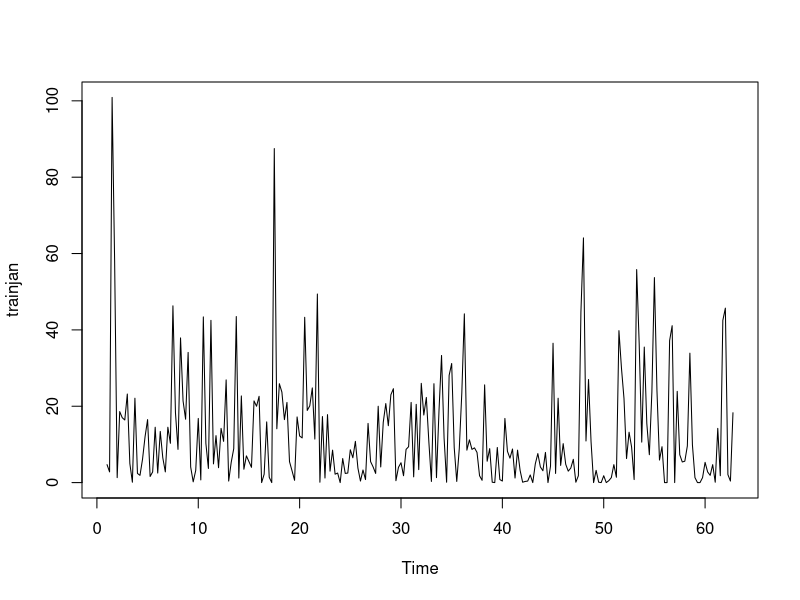

Source code (R): (Note: this script raises an error after producing the figure.)
data<-read.csv("rainfall.csv",stringsAsFactors = FALSE)
library(dplyr)
library(tseries)
library(forecast)
library(reshape)
head(data)
data<-filter(data,SD_Name=="CHATTISGARH")

####   JAN-APR


trainjan<-filter(data,YEAR<=2012)
trainjan<-select(trainjan,YEAR,JAN:APR)

trainjan<-melt(trainjan,c("YEAR"))

head(trainjan)

trainjan<-arrange(trainjan,YEAR)

head(trainjan,12)
trainjan<-ts(trainjan$value,frequency=4)

class(trainjan)

plot(trainjan)
adf.test(trainjan,alternative = "stationary")
#p-value<0.05 (null rejected,alternative accepted)
#auto.arima(trainjan)
#modjantrain<-Arima(trainjan,order=c(0,0,0))
neuraljan<-nnetar(trainjan,lambda=0)
#summary(modjantrain)
#modjantrend<-Arima(jantrend,order=c(3,0,0),seasonal=list(order=c(2,0,0),period=4))
#modjanrandom<-Arima(janrandom,order=c(3,0,0),seasonal=list(order=c(2,0,0),period=4))
#summary(neuraljan)

janfinal<-forecast(neuraljan,h=4)


plot(janfinal,type="l")


plot(janfinal,xlim=c(50,70))



#testjan<-filter(data,YEAR<=2013)
#testjan<-select(testjan,YEAR,JAN:APR)
#testjan<-melt(testjan,c("YEAR"))
#testjan<-arrange(testjan,YEAR)
#testjan<-ts(testjan$value,frequency=4)
#class(testjan)
#lines(testjan,col='red')


### 

#MAY-OCT



trainmay<-filter(data,YEAR<=2012)
head(trainmay)
trainmay<-select(trainmay,YEAR,MAY:OCT)
head(trainmay)
trainmay<-melt(trainmay,c("YEAR"))
head(trainmay)
trainmay<-arrange(trainmay,YEAR)
trainmay<-ts(trainmay$value,frequency=6)
class(trainmay)
#auto.arima(trainmay)
#modmay<-arima(trainmay,order=c(4,1,2),seasonal=list(order=c(0,0,2),period=6))
neuralmay<-nnetar(trainmay,lambda=0)
accuracy(neuralmay)
#accuracy(neuralmay)
mayfinal<-forecast(neuralmay,h=6)
plot(mayfinal,xlim=c(50,70))

#testmay<-filter(data,YEAR<=2013)
#testmay<-select(testmay,YEAR,MAY:OCT)
#testmay<-melt(testmay,c("YEAR"))
#testmay<-arrange(testmay,YEAR)
#testmay<-ts(testmay$value,frequency=6)
#class(testmay)
#lines(testmay,col='red')


####






##NOV-DEC




trainnov<-filter(data,YEAR<=2012)
head(trainnov)
trainnov<-select(trainnov,YEAR,NOV:DEC)
head(trainnov)
trainnov<-melt(trainnov,c("YEAR"))
head(trainnov)
trainnov<-arrange(trainnov,YEAR)
trainnov<-ts(trainnov$value,frequency=2)
class(trainnov)
#auto.arima(trainnov)
#modnov<-arima(trainnov,order=c(1,0,0))
neuralnov<-nnetar(trainnov,lambda=0)
accuracy(neuralnov)
novfinal<-forecast(neuralnov,h=2)
plot(novfinal)
plot(novfinal,xlim=c(50,70))
#accuracy(neuralnov)
testnov<-filter(data,YEAR<=2013)
testnov<-select(testnov,YEAR,NOV:DEC)
testnov<-melt(testnov,c("YEAR"))
testnov<-arrange(testnov,YEAR)
testnov<-ts(testnov$value,frequency=2)
class(testnov)
lines(testnov,col='red')

######

#janf<-data.frame(lapply(janfinal,as.character),stringsAsFactors=FALSE)
janf<-lapply(janfinal,as.character)
janfinal<-as.numeric(janf$mean)
head(janfinal)
mayf<-as.data.frame(mayfinal)
novf<-as.data.frame(novfinal)

#jan<-as.numeric(janfinal$`Point Forecast`)
#head(jan)
jan<-as.data.frame(janfinal)
head(jan)
jan<-rename(jan,c(janfinal="rain"))
may<-as.numeric(mayf$`Point Forecast`)
may<-as.data.frame(may)
may<-rename(may,c(may="rain"))

nov<-as.numeric(novf$`Point Forecast`)
nov<-as.data.frame(nov)
nov<-rename(nov,c(nov="rain"))
head(nov)

final<-rbind(jan,may,nov)
head(final)
final$rain<-ifelse(final$rain<0,0,final$rain)
final<-ts(final$rain,frequency=12)
plot(final)

finaltest<-filter(data,YEAR==2013)
finaltest<-filter(finaltest,SD_Name=="CHATTISGARH")
finaltest<-select(finaltest,YEAR,JAN:DEC)
finaltest<-melt(finaltest,c("YEAR"))
finaltest<-ts(finaltest$value,frequency=12)

plot(finaltest,col='red',ylim=c(0,500))
lines(final)
#write.csv(final,"Final_Prediction.csv")
